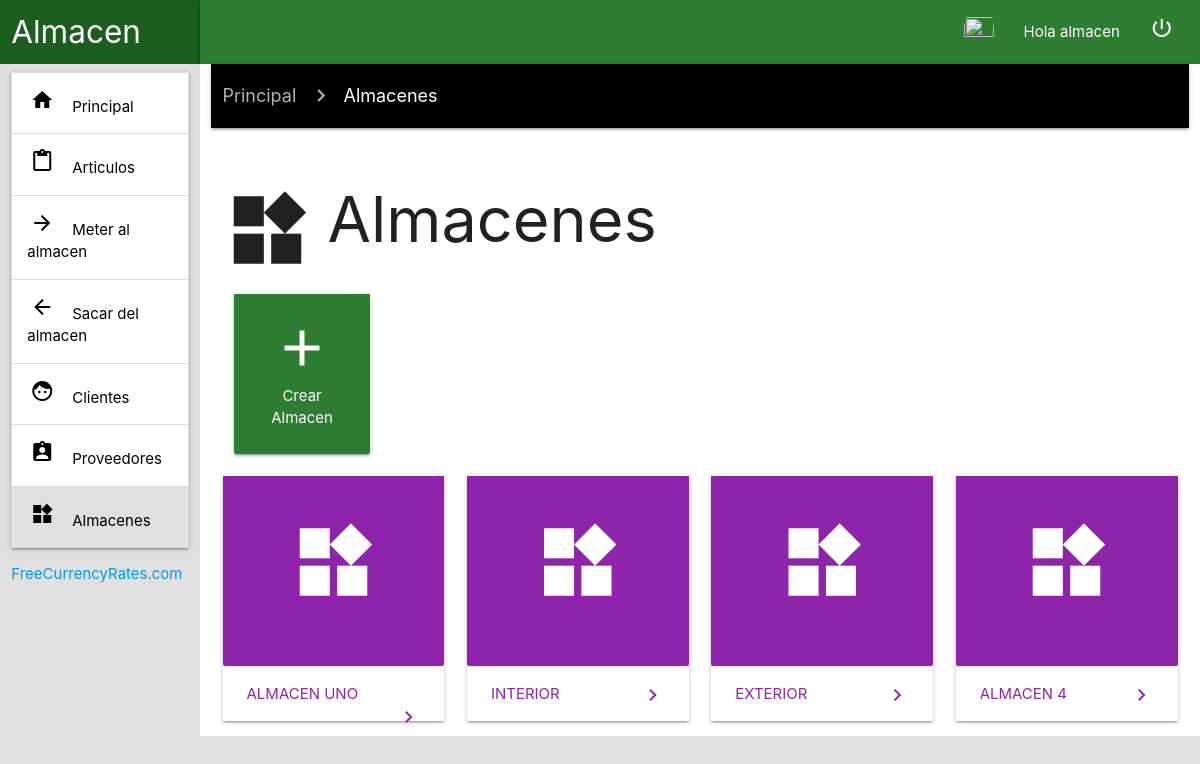
/sistema/otros/almacenes.php (signed in), run on the app's committed database.
### tables this page shows
CREATE TABLE `almacen` (
  `idAlmacen` int(11) NOT NULL,
  `nombreAlmacen` varchar(50) NOT NULL,
  `descripcionAlmacen` varchar(50) NOT NULL
);

### sistema/php/class.Otros.php (the view, shortened to what this page needs)
<?php
class Otros{
  private $DBConexion;
  function __construct($Conexion){
    $this->DBConexion=$Conexion;
  }
        ?>
      <?php
  public function mostrarAlmacen(){
    $query="SELECT * FROM almacen";
    $consulta = $this->DBConexion->prepare($query);
    $consulta->execute();
    $almacenes = $consulta->fetchAll(PDO::FETCH_OBJ);
    foreach ($almacenes as $almacen) {
      ?>
      <div class="col s3">
        <div class="card">
          <div class="card-content purple darken-1">
            <div class="row">
              <div class="col s12">
                <div class="center">
                  <h5 class="white-text"><i class="large material-icons">widgets</i></h5>
                </div>
              </div>
            </div>
          </div>
          <div class="card-action">
            <a href="productos/listar.php" class="purple-text text-darken-1"><?php echo $almacen->nombreAlmacen; ?><i class="material-icons right">navigate_next</i></a>
          </div>
        </div>
      </div>
      <?php
    }
  }
}
 ?>

### data on the page
almacen: nombreAlmacen "ALMACEN UNO"
almacen: nombreAlmacen "INTERIOR"
almacen: nombreAlmacen "EXTERIOR"
almacen: nombreAlmacen "ALMACEN 4"

### other printed values
$_SESSION['usuario'] "almacen"
